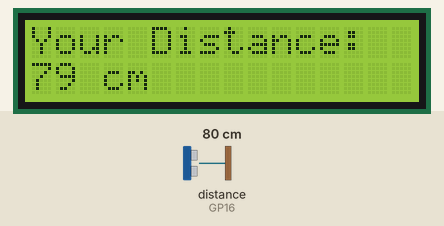
Recording of a sketch running on a simulated Raspberry Pi Pico. On the bench: 16×2 character LCD. Wiring (inferred from the names in the program): ultrasonic range finder: trigger GP17; echo GP16. The inputs (shaded band) are chosen by the test bench; at power-on: distance to the obstacle (sensor on GP16) 80 cm. The echo pulse lasts 58.3 µs per cm.

Above: at 1.2 s.
1.3 s: distance to the obstacle (sensor on GP16) set to 2 cm
At 2.2 s:
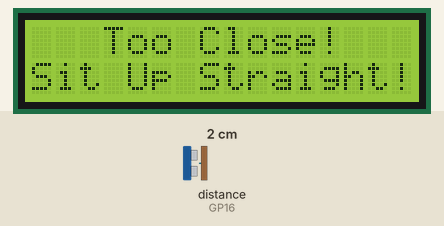
2.9 s: distance to the obstacle (sensor on GP16) set to 120 cm
At 4.5 s:
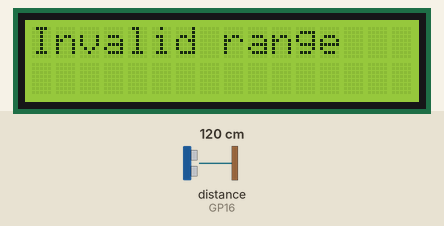
7.6 s: distance to the obstacle (sensor on GP16) set to 97 cm
At 8.5 s:
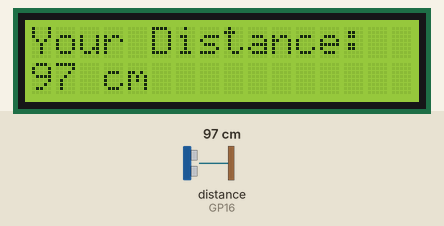
10.6 s: distance to the obstacle (sensor on GP16) set to 35 cm
At 12.3 s:
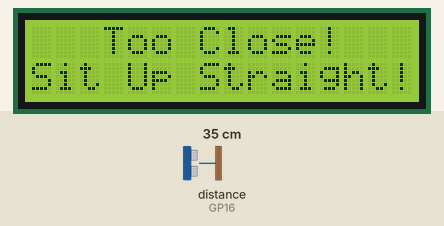
13.6 s: distance to the obstacle (sensor on GP16) set to 120 cm
At 14.5 s:
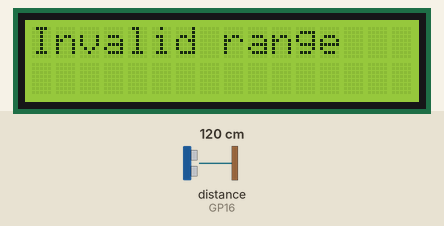
Timing chart, 0 to 16.6 s (numbered marks = the images above; inputs shaded):
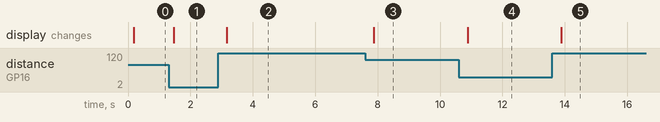

Measured:
- after the input at 1.3 s, the display: changes after 0.17 s (image 1)
- after the input at 2.9 s, the display: changes after 0.26 s (image 2)
- after the input at 7.6 s, the display: changes after 0.27 s (image 3)
- after the input at 10.6 s, the display: changes after 0.28 s (image 4)
- after the input at 13.6 s, the display: changes after 0.28 s (image 5)

The sketch:

UltrasonicSensorSystem.ino
```cpp
// UPLOAD ONLY ONCE TO PICO THEN FORGET!!!

// Install Libraries for LCD
#include <Wire.h> // Allows Communication
#include <LiquidCrystal_I2C.h> // Control Screen

// Pins (don't modify)
const int TRIG = 17; // Send signal
const int ECHO = 16; // Recieves signal

// Creates new lcd
LiquidCrystal_I2C lcd(0x27, 16, 2);

// Chosen Settings
int MIN_CM = 2;
int MAX_CM = 100;
int TOO_CLOSE_CM = 40;

void setup() {
  pinMode(TRIG, OUTPUT);
  pinMode(ECHO, INPUT);

  // Used for I²C communication.
  Wire.setSDA(4); // GP 4
  Wire.setSCL(5); // GP 5
  Wire.begin();

  // LCD Initialization
  lcd.init();
  lcd.backlight();
}

// Function to get a distance reading
float getDistance() {

  // Sends a 10 microsec pulse
  digitalWrite(TRIG, LOW);
  delayMicroseconds(2);

  digitalWrite(TRIG, HIGH);
  delayMicroseconds(10);
  digitalWrite(TRIG, LOW);

  // Measures how long echo stays HIGH
  float time = pulseIn(ECHO, HIGH);

  // Error Handling (signal not returned)
  if (time == 0) {
    return -1; // Not possible
  }

  // d = vt, v = 0.0343 cm/us
  float distance = time * 0.0343 / 2;
  return distance;
}

// Function to get average distance
int getAverageDistance() {

  float total = 0;
  int count = 0;

  for (int i = 0; i < 3; i++) {
    float d = getDistance();

    // Only accept valid values (filtering noise, etc)
    if (d >= MIN_CM && d <= MAX_CM) {
      total = total + d;
      count++;
    }

    delay(30);
  }

  // If all readings were bad
  if (count == 0) {
    return -1;
  }

  // Returns average dis (as an int)
  return (int)(total / count);
}

void loop() {

  int distance = getAverageDistance();

  lcd.clear();

  if (distance == -1) {
    lcd.setCursor(0, 0);
    lcd.print("Invalid range");
  }
  else if (distance <= TOO_CLOSE_CM) {
    lcd.setCursor(0, 0);
    lcd.print("   Too Close!");
    lcd.setCursor(0, 1);
    lcd.print("Sit Up Straight!");
  }
  else {
    lcd.setCursor(0, 0);
    lcd.print("Your Distance:");
    lcd.setCursor(0, 1);
    lcd.print(distance);
    lcd.print(" cm");
  }

  delay(300);
}
```
